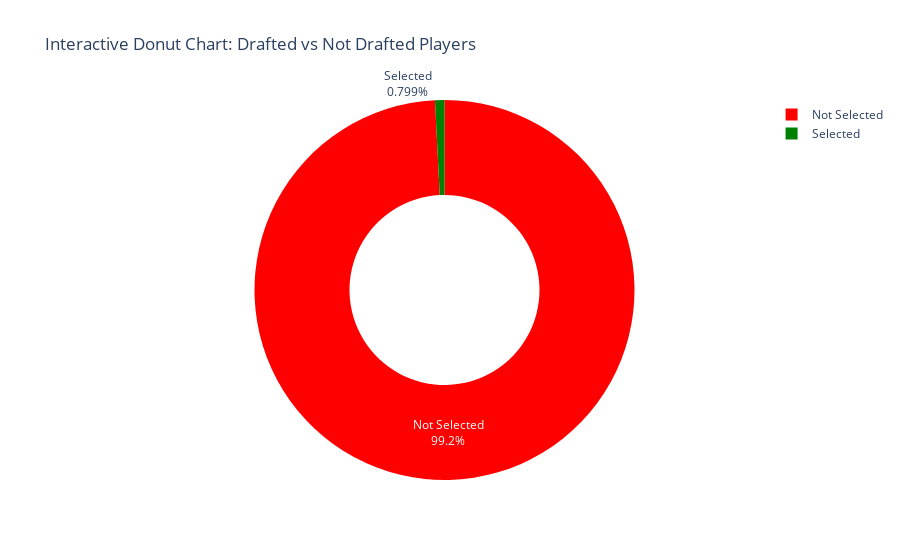

This figure's notebook cell:
### Code cell
# Count drafted vs not drafted
counts = train['drafted'].value_counts()
labels = ['Not Selected', 'Selected']
colors = ['red', 'green']

# Create interactive donut chart
fig = go.Figure(data=[go.Pie(
    labels=labels,
    values=counts,
    hole=0.5,
    marker=dict(colors=colors),
    hoverinfo='label+percent+value',
    textinfo='label+percent'
)])

fig.update_layout(
    title_text='Interactive Donut Chart: Drafted vs Not Drafted Players',
    showlegend=True
)

fig.show()

### Figure 1 — Plotly figure (JSON) as saved in the notebook; plotly's stock layout.template omitted (floating-point values rounded to 4 significant figures)
{"data": [{"hole": 0.5, "hoverinfo": "label+percent+value", "labels": ["Not Selected", "Selected"], "marker": {"colors": ["red", "green"]}, "textinfo": "label+percent", "type": "pie", "values": [14656, 118]}], "layout": {"showlegend": true, "title": {"text": "Interactive Donut Chart: Drafted vs Not Drafted Players"}}}
